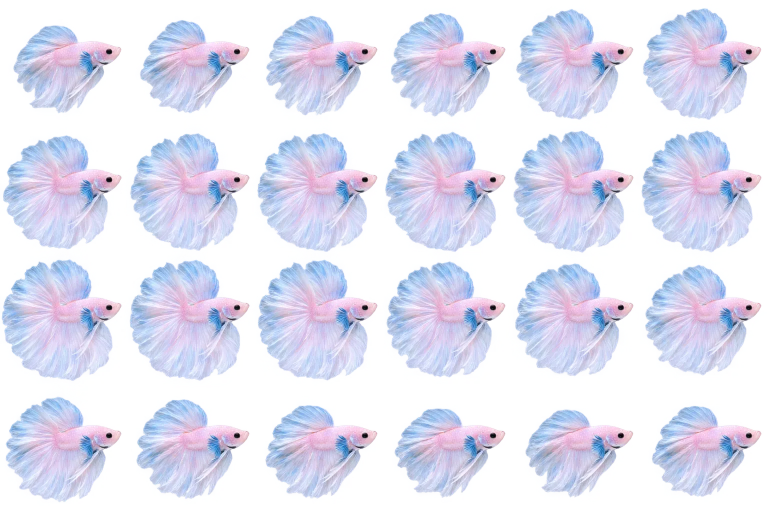
#> input picture tools/src_art/betta_flare.png, 1536 x 1024 px, given in place of betta_swim.png, which was not available (shown at 1/2 size)
$ python process_betta.py src_art/betta_flare.png
#> lines starting #> are read from the running program, lines starting #| are printed output that depends on the picture
"""베타 물고기 그림 네 장(tools/src_art/betta_*.png)을 잘라 desktop-betta/frames/*.webp 와 dims.js 를 만들어요.
  betta_swim.png  4x4=16장  헤엄 순환 (몸 고정, 지느러미만 움직임)
  betta_turn.png  4x3=12장  방향 바꾸기 (오른쪽 → 정면 → 왼쪽)
  betta_flare.png 6x4=24장  꼬리 펼치기 (접힘 → 활짝 → 유지 → 접힘)
  betta_idle.png  4x2=8장   가만히 떠 있을 때의 살랑거림
눈(검은 점)을 기준점으로 맞춰서 프레임이 바뀌어도 몸이 튀지 않고, 네 그림 모두 같은 크기의 판 가운데에 눈이 오게 해요.
사용법: python3 tools/process_betta.py [orange|purple|yellow]   (인자 없으면 분홍 베타, orange면 주황 베타: tools/src_art/betta_o_*.png → 프레임 이름 앞에 o_)"""
import json, os, sys, re
import numpy as np
from PIL import Image
import scipy.ndimage as ndi

ROOT = os.path.dirname(os.path.dirname(os.path.abspath(__file__)))
OUT = os.path.join(ROOT, 'desktop-betta')
PRE = {'orange': 'o_', 'purple': 'p_', 'yellow': 'y_'}.get(sys.argv[1] if sys.argv[1:] else '', '')   # 주황 베타는 그림 이름 앞에 o_ 가 붙어요
SHEETS = [('swim', 4, 4), ('turn', 4, 3), ('flare', 6, 4), ('idle', 4, 2)]
if PRE == 'y_': SHEETS.append(('swim2', 4, 4))   # 노랑(연파랑·분홍) 베타: 위·아래로 갈 때 쓰는 헤엄 그림 한 벌이 더 있어요
FISH_W = 200            # 헤엄 그림에서 물고기(지느러미 포함) 가로 크기 목표(px, 보통 크기)
MASK_COLS = 56


def extract(name, cols, rows):
#> called with name = 'swim', cols = 4, rows = 4
    im = Image.open(os.path.join(ROOT, f'tools/src_art/betta_{PRE}{name}.png')).convert('RGBA')
#> im is the input picture: PIL image 1536x1024 RGBA; mean R, G, B, A 184.1, 186.9, 204.8, 126.6
    rgb = np.asarray(im)[:, :, :3].astype(int); a = np.asarray(im)[:, :, 3]; H, W = a.shape
#> after `rgb = np.asarray(im)[:, :, :3].astype(int)`:
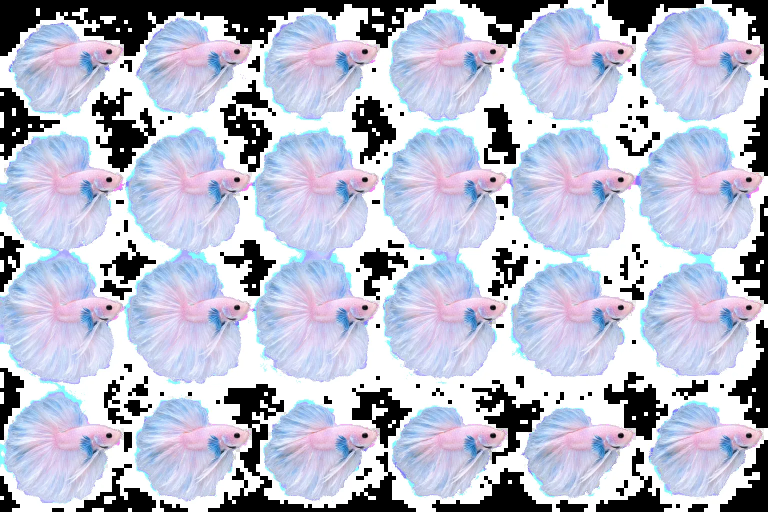
#> rgb: shape (1024, 1536, 3) int64 (shown at 1/2 size); mean R, G, B 184.1, 186.9, 204.8
#> after `a = np.asarray(im)[:, :, 3]`:
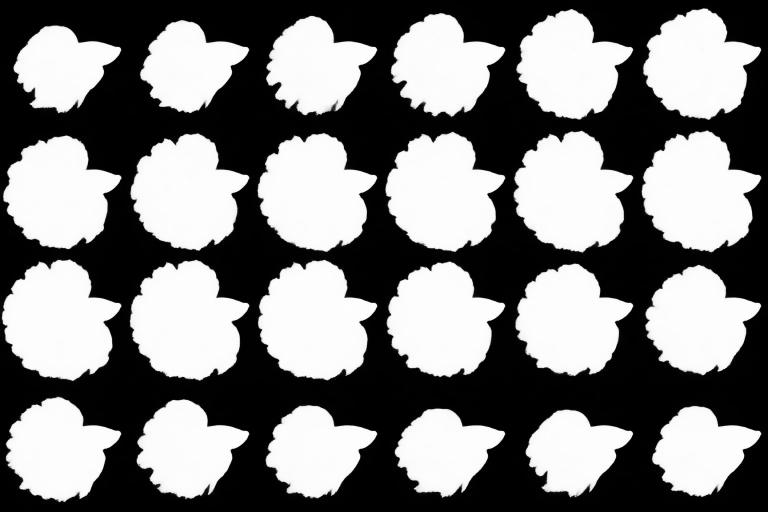
#> a: shape (1024, 1536) (shown at 1/2 size); min 0, max 254, mean 126.6
#> after `H, W = a.shape`: H = 1024; W = 1536
    lab, n = ndi.label(a > 128); sizes = ndi.sum(a > 128, lab, range(1, n + 1))
#> after `lab, n = ndi.label(a > 128)`:
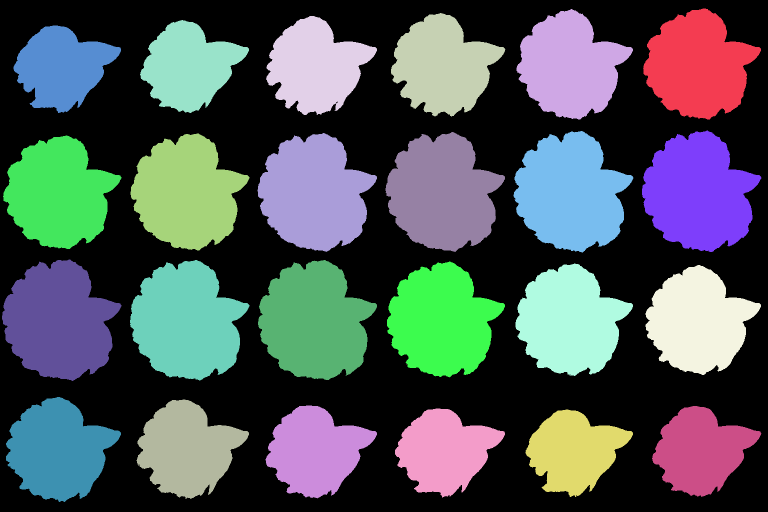
#> lab: shape (1024, 1536) int32 (shown at 1/2 size); 27 distinct labels, from 0 to 26; one colour per label, 0 black
#> after `lab, n = ndi.label(a > 128)`: n = 26
#> after `sizes = ndi.sum(a > 128, lab, range(1, n + 1))`: sizes = 26 values, max 40374 at index 14, min 1 at index 12, mean 30313.2
    items = []
    for i in range(1, n + 1):
        if sizes[i - 1] < 4000: continue          # 배경 얼룩(작은 덩어리) 제외
        cy, cx = ndi.center_of_mass(lab == i)
        items.append((min(rows - 1, int(cy * rows / H)), min(cols - 1, int(cx * cols / W)), i))
#> this loop made 26 passes
#> (cy, cx) on passes 1 to 12: (130.8, 1395.4), (131.7, 1139.1), (131.2, 884.9), (132.6, 630.6), (132.7, 376.9), (134.4, 123.2), (386, 1396), (385.9, 1140.1), (386.1, 883.9), (386.7, 627.6), (386.1, 372.4), (386.7, 116.2)
#> after the loop, items = [(0, 3, 1), (0, 2, 2), (0, 2, 3), (0, 1, 4), (0, 0, 5), (0, 0, 6), (1, 3, 7), (1, 2, 8), (1, 2, 9), (1, 1, 10), (1, 0, 11), (1, 0, 12), (2, 0, 14), (2, 0, 15), (2, 1, 16), (2, 2, 17), (2, 2, 18), (2, 3, 19), (3, 0, 21), (3, 0, 22), (3, 1, 23), (3, 3, 24), (3, 2, 25), (3, 2, 26)]
#> (the run stopped early here; a loop or call above may not have finished)

$ run again, on tools/src_art/betta_o_turn.png
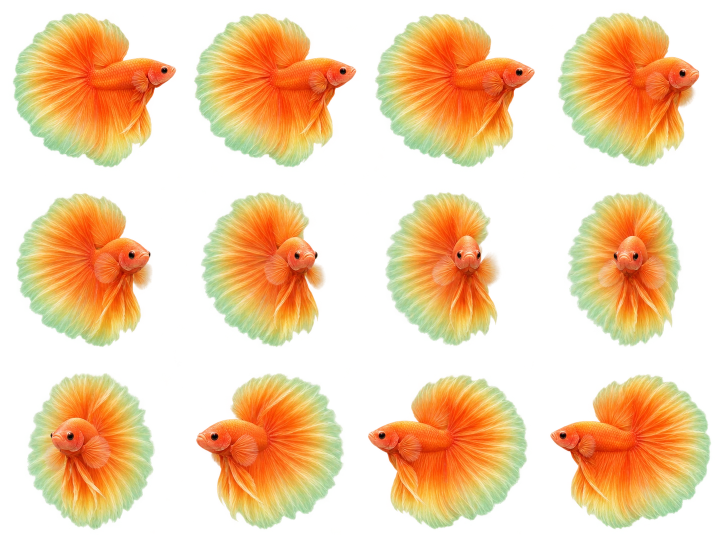
#> input picture tools/src_art/betta_o_turn.png, 1448 x 1086 px, given in place of betta_swim.png, which was not available (shown at 1/2 size)
#> in extract, im is the input picture: PIL image 1448x1086 RGBA; mean R, G, B, A 141.1, 109.1, 65.2, 115
#> in extract, `rgb = np.asarray(im)[:, :, :3].astype(int)`:
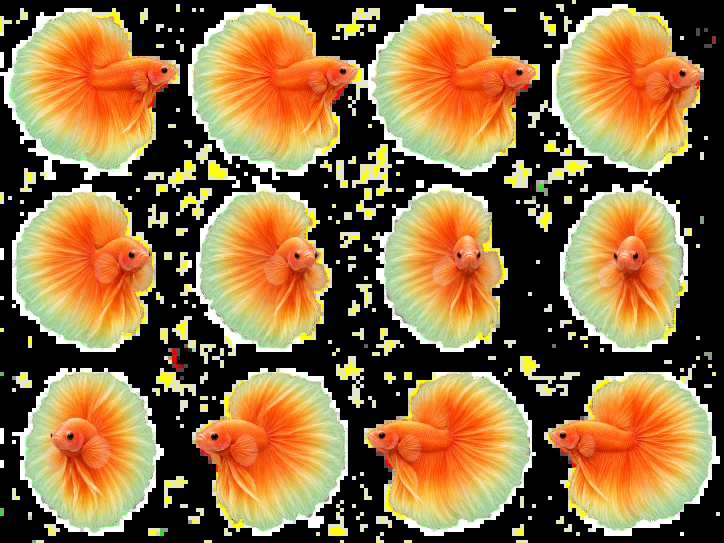
#> rgb: shape (1086, 1448, 3) int64 (shown at 1/2 size); mean R, G, B 141.1, 109.1, 65.2
#> in extract, `lab, n = ndi.label(a > 128)`:
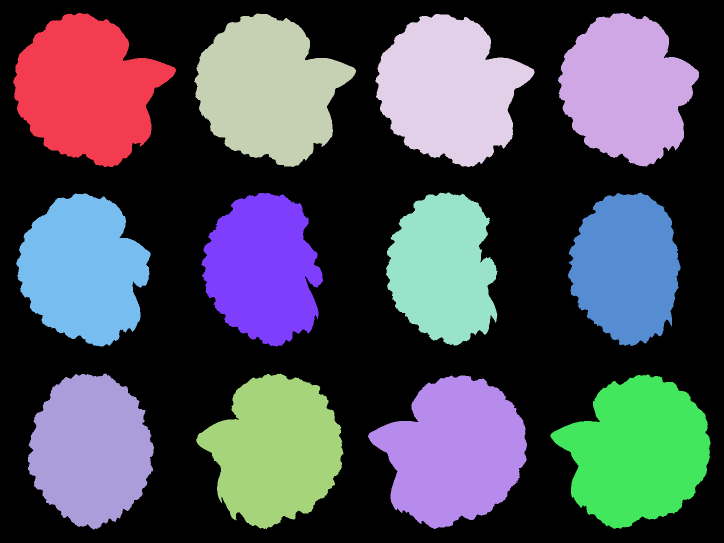
#> lab: shape (1086, 1448) int32 (shown at 1/2 size); 18 distinct labels, from 0 to 17; one colour per label, 0 black
#> n = 17
#> sizes = 17 values, max 66329 at index 11, min 1 at index 8, mean 42404.3
#> the loop in extract, `for i in range(1, n + 1):` made 17 passes
#> (cy, cx) on passes 1 to 8: (178.9, 173.3), (177.2, 1252.3), (178.9, 536.1), (179, 897.5), (536.9, 885.8), (534.9, 1252.2), (537.6, 525.9), (539.2, 166.3)
#> after the loop in extract, `for i in range(1, n + 1):`: items = [(0, 0, 1), (0, 3, 2), (0, 1, 3), (0, 2, 4), (1, 2, 5), (1, 3, 6), (1, 1, 7), (1, 0, 8), (3, 0, 10), (3, 1, 11), (3, 3, 12), (3, 2, 13)]
